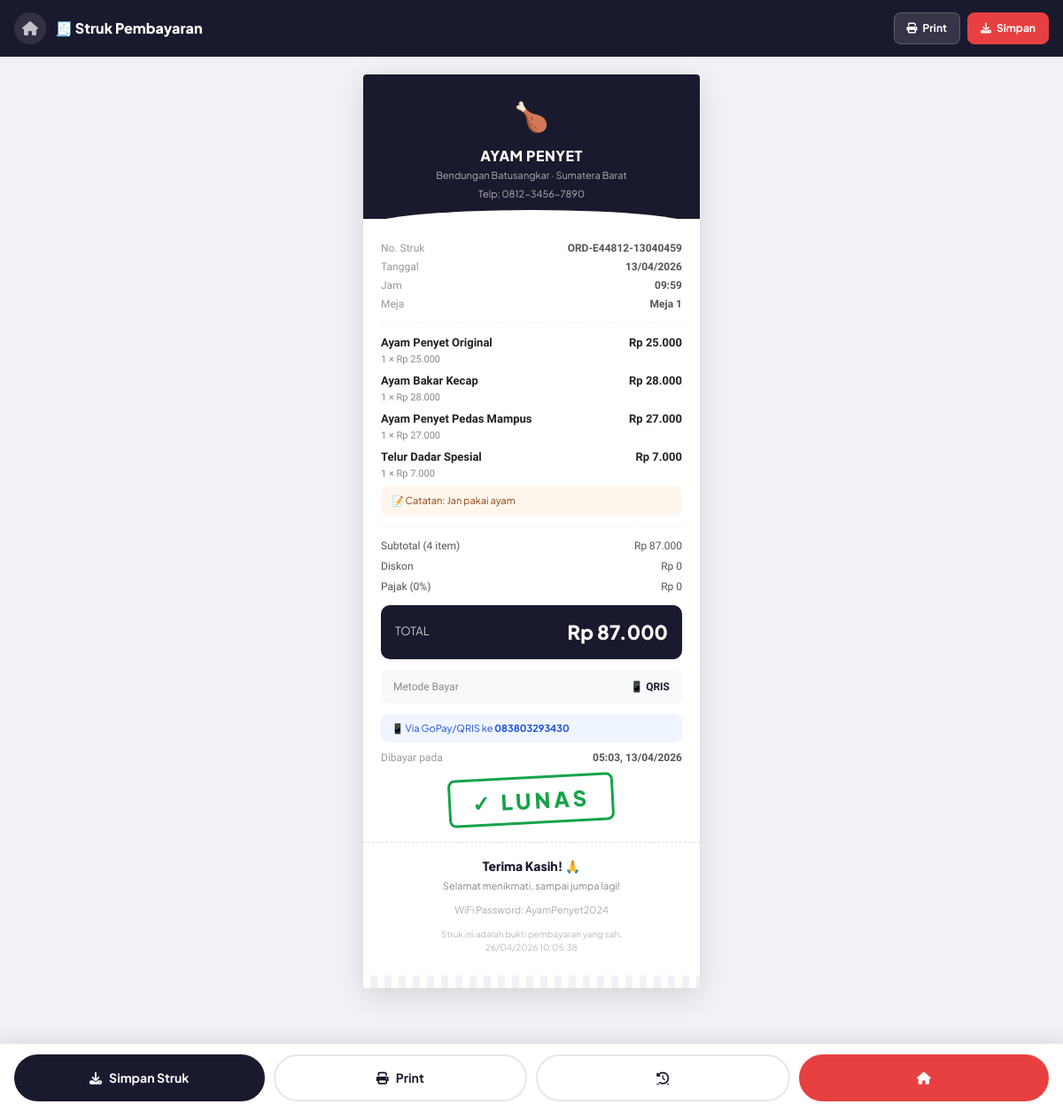
The app's page /struk.php?kode=ORD-E44812-13040459&meja=0 with its own data.
### tables this page shows
CREATE TABLE `pesanan` (
  `id` int(11) NOT NULL,
  `kode_pesanan` varchar(20) NOT NULL,
  `nomor_meja` int(11) NOT NULL,
  `nama_pelanggan` varchar(100) DEFAULT 'Pelanggan',
  `catatan` text DEFAULT NULL,
  `total_harga` int(11) DEFAULT 0,
  `tanggal` datetime DEFAULT current_timestamp(),
  `status` enum('pending','diproses','selesai','dibatalkan') DEFAULT 'pending',
  `metode_bayar` enum('cash','qris','transfer') DEFAULT NULL,
  `status_bayar` enum('belum_bayar','lunas') DEFAULT 'belum_bayar',
  `jumlah_bayar` int(11) DEFAULT 0,
  `kembalian` int(11) DEFAULT 0,
  `waktu_bayar` datetime DEFAULT NULL,
  `bukti_qris` varchar(255) DEFAULT NULL,
  `status_verifikasi` enum('menunggu','terverifikasi','ditolak') DEFAULT NULL
);

CREATE TABLE `detail_pesanan` (
  `id` int(11) NOT NULL,
  `id_pesanan` int(11) NOT NULL,
  `id_menu` int(11) NOT NULL,
  `nama_menu` varchar(150) NOT NULL,
  `harga` int(11) NOT NULL,
  `jumlah` int(11) NOT NULL,
  `subtotal` int(11) NOT NULL
);

### koneksi.php (called while the page is built, shortened)
<?php
$conn = new mysqli(DB_HOST, DB_USER, DB_PASS, DB_NAME);
$conn->set_charset('utf8mb4');
function formatRupiah($angka) {
    return 'Rp ' . number_format($angka, 0, ',', '.');
}
function sanitize($data) {
    global $conn;
    $data = trim($data);
    $data = stripslashes($data);
    $data = htmlspecialchars($data);
    return $conn->real_escape_string($data);
}
?>

### struk.php (the view, shortened to what this page needs)
<?php
require_once 'koneksi.php';
$kode       = sanitize($_GET['kode'] ?? '');
$nomor_meja = (int)($_GET['meja'] ?? 0);
$stmt = $conn->prepare("SELECT * FROM pesanan WHERE kode_pesanan = ?");
$stmt->bind_param('s', $kode);
$stmt->execute();
$pesanan = $stmt->get_result()->fetch_assoc();
$details = [];
$stmt2 = $conn->prepare("SELECT * FROM detail_pesanan WHERE id_pesanan = ? ORDER BY id ASC");
$stmt2->bind_param('i', $pesanan['id']);
$stmt2->execute();
$r = $stmt2->get_result();
while ($row = $r->fetch_assoc()) $details[] = $row;
$metode_label = [
    'cash'     => '💵 Tunai',
    'qris'     => '📱 QRIS',
    'transfer' => '🏦 Transfer Bank',
];
$tanggal_fmt  = date('d/m/Y', strtotime($pesanan['tanggal']));
$waktu_fmt    = date('H:i', strtotime($pesanan['tanggal']));
$waktu_bayar  = $pesanan['waktu_bayar'] ? date('H:i, d/m/Y', strtotime($pesanan['waktu_bayar'])) : '-';
?>
<!DOCTYPE html>
<html lang="id">
<head>
    <link href="https://cdn.jsdelivr.net/npm/bootstrap@5.3.0/dist/css/bootstrap.min.css" rel="stylesheet">
    <link href="https://cdnjs.cloudflare.com/ajax/libs/font-awesome/6.4.0/css/all.min.css" rel="stylesheet">
</head>
<body>
<div class="actions-bar">
    <a href="index.php?meja=<?= $nomor_meja ?>" class="back-link">
        <i class="fas fa-home"></i>
    </a>
    <h1 class="actions-title">🧾 Struk Pembayaran</h1>
    <div class="actions-right">
        <button class="action-btn" onclick="printStruk()">
            <i class="fas fa-print"></i> Print
        </button>
        <button class="action-btn primary" onclick="downloadStruk()">
            <i class="fas fa-download"></i> Simpan
        </button>
    </div>
</div>
<div class="struk-wrapper">
    <div class="struk" id="strukElement">
        <div class="struk-header">
            <div class="struk-logo">🍗</div>
            <div class="struk-nama">AYAM PENYET</div>
            <div class="struk-alamat">Bendungan Batusangkar · Sumatera Barat</div>
            <div class="struk-alamat" style="margin-top:4px">Telp: 0812-3456-7890</div>
        </div>
        <div class="struk-body">
            <div class="struk-meta">
                <div class="struk-meta-row">
                    <span>No. Struk</span>
                    <span><?= htmlspecialchars($pesanan['kode_pesanan']) ?></span>
                </div>
                <div class="struk-meta-row">
                    <span>Tanggal</span>
                    <span><?= $tanggal_fmt ?></span>
                </div>
                <div class="struk-meta-row">
                    <span>Jam</span>
                    <span><?= $waktu_fmt ?></span>
                </div>
                <div class="struk-meta-row">
                    <span>Meja</span>
                    <span>Meja <?= $pesanan['nomor_meja'] ?></span>
                </div>
            </div>
            <hr class="struk-divider">
            <div class="struk-items">
                <?php foreach ($details as $d): ?>
                <div class="struk-item">
                    <div class="item-left">
                        <div class="item-nama"><?= htmlspecialchars($d['nama_menu']) ?></div>
                        <div class="item-sub"><?= $d['jumlah'] ?> × <?= formatRupiah($d['harga']) ?></div>
                    </div>
                    <div class="item-price"><?= formatRupiah($d['subtotal']) ?></div>
                </div>
                <?php endforeach; ?>
            </div>
            <?php if ($pesanan['catatan']): ?>
            <div class="struk-catatan">
                📝 Catatan: <?= htmlspecialchars($pesanan['catatan']) ?>
            </div>
            <?php endif; ?>
            <hr class="struk-divider">
            <div class="struk-subtotal">
                <div class="subtotal-row">
                    <span>Subtotal (<?= count($details) ?> item)</span>
                    <span><?= formatRupiah($pesanan['total_harga']) ?></span>
                </div>
                <div class="subtotal-row">
                    <span>Diskon</span>
                    <span>Rp 0</span>
                </div>
                <div class="subtotal-row">
                    <span>Pajak (0%)</span>
                    <span>Rp 0</span>
                </div>
            </div>
            <div class="struk-total-box">
                <span class="total-label-struk">TOTAL</span>
                <span class="total-val-struk"><?= formatRupiah($pesanan['total_harga']) ?></span>
            </div>
            <?php if ($pesanan['status_bayar'] === 'lunas'): ?>
            <div class="struk-metode">
                <span class="struk-metode-label">Metode Bayar</span>
                <span class="struk-metode-val"><?= $metode_label[$pesanan['metode_bayar']] ?? '-' ?></span>
            </div>
            <?php if ($pesanan['metode_bayar'] === 'qris'): ?>
            <div style="background:#EFF6FF;border-radius:8px;padding:8px 12px;font-size:11px;color:#1D4ED8;margin-bottom:8px;font-family:'Plus Jakarta Sans',sans-serif">
                📱 Via GoPay/QRIS ke <strong>083803293430</strong>
            </div>
            <?php endif; ?>
            <div class="struk-meta" style="margin-top:8px">
                <div class="struk-meta-row">
                    <span>Dibayar pada</span>
                    <span><?= $waktu_bayar ?></span>
                </div>
            </div>
            <div class="lunas-stamp">
                <div class="lunas-badge">✓ LUNAS</div>
            </div>
            <?php endif; ?>
        </div>
        <div class="struk-footer">
            <div class="struk-thankyou">Terima Kasih! 🙏</div>
            <div class="struk-tagline">Selamat menikmati, sampai jumpa lagi!</div>
            <div class="struk-wifi">WiFi Password: AyamPenyet2024</div>
            <div style="margin-top:12px;font-size:10px;color:#bbb;font-family:'Plus Jakarta Sans',sans-serif">
                Struk ini adalah bukti pembayaran yang sah.<br>
                <?= date('d/m/Y H:i:s') ?>
            </div>
        </div>
        <div class="struk-perf"></div>
    </div>
</div>
<div class="float-actions">
    <?php if ($pesanan['status_bayar'] === 'lunas'): ?>
    <button class="btn-download-struk" onclick="downloadStruk()">
        <i class="fas fa-download"></i> Simpan Struk
    </button>
    <button class="btn-print-struk" onclick="printStruk()">
        <i class="fas fa-print"></i> Print
    </button>
    <?php endif; ?>
    <a href="riwayat.php?meja=<?= $nomor_meja ?>" class="btn-print-struk" style="flex:1">
        <i class="fas fa-history"></i>
    </a>
    <a href="index.php?meja=<?= $nomor_meja ?>" class="btn-selesai" style="<?= $pesanan['status_bayar']==='lunas' ? 'flex:1' : 'display:none' ?>">
        <i class="fas fa-home"></i>
    </a>
</div>
</body>
</html>

### records on screen
pesanan: kode_pesanan "ORD-E44812-13040459", tanggal "13/04/2026", tanggal "09:59", nomor_meja "1", catatan "Jan pakai ayam", total_harga "Rp 87.000", metode_bayar "📱 QRIS", waktu_bayar "05:03, 13/04/2026"
detail_pesanan: nama_menu "Ayam Penyet Original", jumlah "1", harga "Rp 25.000", subtotal "Rp 25.000"
detail_pesanan: nama_menu "Ayam Bakar Kecap", jumlah "1", harga "Rp 28.000", subtotal "Rp 28.000"
detail_pesanan: nama_menu "Ayam Penyet Pedas Mampus", jumlah "1", harga "Rp 27.000", subtotal "Rp 27.000"
detail_pesanan: nama_menu "Telur Dadar Spesial", jumlah "1", harga "Rp 7.000", subtotal "Rp 7.000"

### other values on screen
count($details) "4"
